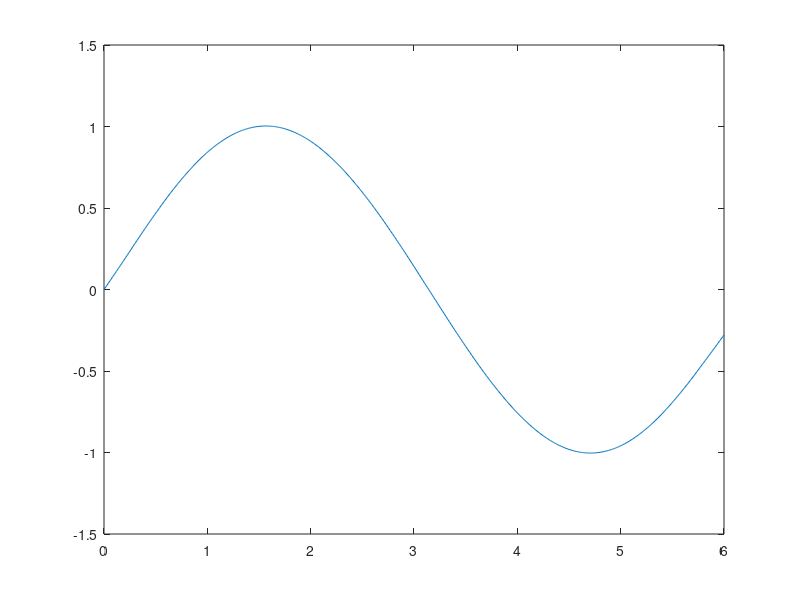

Recreate this plot in MATLAB.
clear all;
clc;

x = [0 1 2 3 4 5 6];
y = [0 .8415 .9093 .1411 -.7568 -.9589 -.2794];


for i=2:7
    for j=i:7
        y(i,j) = (y(i-1,j) - y(i-1,j-1)) / (x(j) -x(j-i+1));
    end      
end

poly = 0;
for i=1:7
    p = 1;
    for j=1:i-1
        p = conv(p, [1 -x(j)]);
    end
    p = p*y(i,i);
    poly = [zeros(1,size(p,2)-size(poly,2)) poly] + [zeros(1,size(poly,2)-size(p,2)) p ] ;
end

X = 0:.01:6 ;
plot(X, polyval(poly,X));
a = polyval(poly,2.5);
display(a);
    